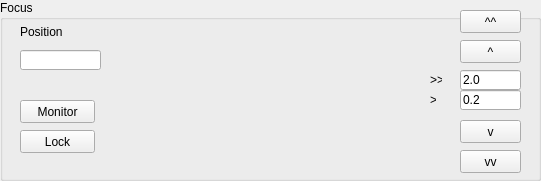
      <widget class="QGroupBox" name="Focus">
       <property name="geometry">
        <rect>
         <x>10</x>
         <y>230</y>
         <width>541</width>
         <height>181</height>
        </rect>
       </property>
       <property name="title">
        <string>Focus</string>
       </property>
       <widget class="QLabel" name="label_position">
        <property name="geometry">
         <rect>
          <x>20</x>
          <y>20</y>
          <width>61</width>
          <height>23</height>
         </rect>
        </property>
        <property name="text">
         <string>Position</string>
        </property>
       </widget>
       <widget class="QLineEdit" name="Focus_lineEdit_position">
        <property name="geometry">
         <rect>
          <x>20</x>
          <y>50</y>
          <width>81</width>
          <height>20</height>
         </rect>
        </property>
       </widget>
       <widget class="QPushButton" name="pushButton_Monitor">
        <property name="geometry">
         <rect>
          <x>20</x>
          <y>100</y>
          <width>75</width>
          <height>23</height>
         </rect>
        </property>
        <property name="text">
         <string>Monitor</string>
        </property>
       </widget>
       <widget class="QPushButton" name="pushButton_lock">
        <property name="geometry">
         <rect>
          <x>20</x>
          <y>130</y>
          <width>75</width>
          <height>23</height>
         </rect>
        </property>
        <property name="text">
         <string>Lock</string>
        </property>
       </widget>
       <widget class="QWidget" name="Focus_pic" native="true">
        <property name="geometry">
         <rect>
          <x>120</x>
          <y>10</y>
          <width>301</width>
          <height>161</height>
         </rect>
        </property>
       </widget>
       <widget class="QLabel" name="label_addadd">
        <property name="geometry">
         <rect>
          <x>430</x>
          <y>70</y>
          <width>12</width>
          <height>20</height>
         </rect>
        </property>
        <property name="text">
         <string>&gt;&gt;</string>
        </property>
       </widget>
       <widget class="QLabel" name="label_add">
        <property name="geometry">
         <rect>
          <x>430</x>
          <y>90</y>
          <width>6</width>
          <height>20</height>
         </rect>
        </property>
        <property name="text">
         <string>&gt;</string>
        </property>
       </widget>
       <widget class="QLineEdit" name="lineEdit_addadd">
        <property name="geometry">
         <rect>
          <x>460</x>
          <y>70</y>
          <width>61</width>
          <height>20</height>
         </rect>
        </property>
        <property name="text">
         <string>2.0</string>
        </property>
       </widget>
       <widget class="QLineEdit" name="lineEdit_add">
        <property name="geometry">
         <rect>
          <x>460</x>
          <y>90</y>
          <width>61</width>
          <height>20</height>
         </rect>
        </property>
        <property name="text">
         <string>0.2</string>
        </property>
       </widget>
       <widget class="QPushButton" name="pushButton_v">
        <property name="geometry">
         <rect>
          <x>460</x>
          <y>120</y>
          <width>61</width>
          <height>23</height>
         </rect>
        </property>
        <property name="text">
         <string>v</string>
        </property>
       </widget>
       <widget class="QPushButton" name="pushButton_vv">
        <property name="geometry">
         <rect>
          <x>460</x>
          <y>150</y>
          <width>61</width>
          <height>23</height>
         </rect>
        </property>
        <property name="text">
         <string>vv</string>
        </property>
       </widget>
       <widget class="QPushButton" name="pushButton_upup">
        <property name="geometry">
         <rect>
          <x>460</x>
          <y>10</y>
          <width>61</width>
          <height>23</height>
         </rect>
        </property>
        <property name="text">
         <string>^^</string>
        </property>
       </widget>
       <widget class="QPushButton" name="pushButton_up">
        <property name="geometry">
         <rect>
          <x>460</x>
          <y>40</y>
          <width>61</width>
          <height>23</height>
         </rect>
        </property>
        <property name="text">
         <string>^</string>
        </property>
       </widget>
      </widget>
